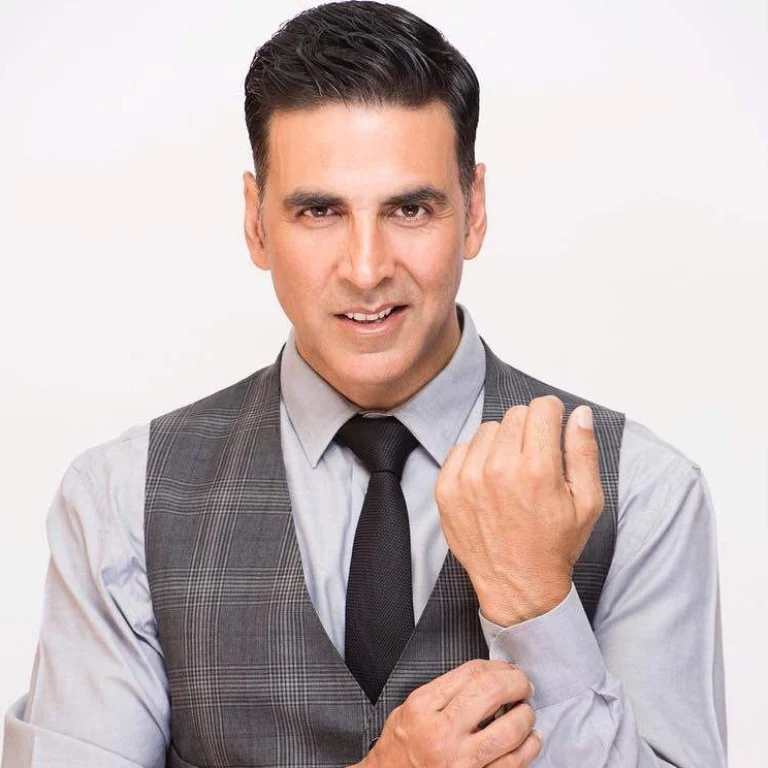
#> input picture Computer Vision Unit 2 Programing Assignment/07_Gaussian_Filter/input3.jpg, 768 x 768 px
$ python program.py
#> lines starting #> are read from the running program, lines starting #| are printed output that depends on the picture
import cv2
img = cv2.imread("input3.jpg", 0)
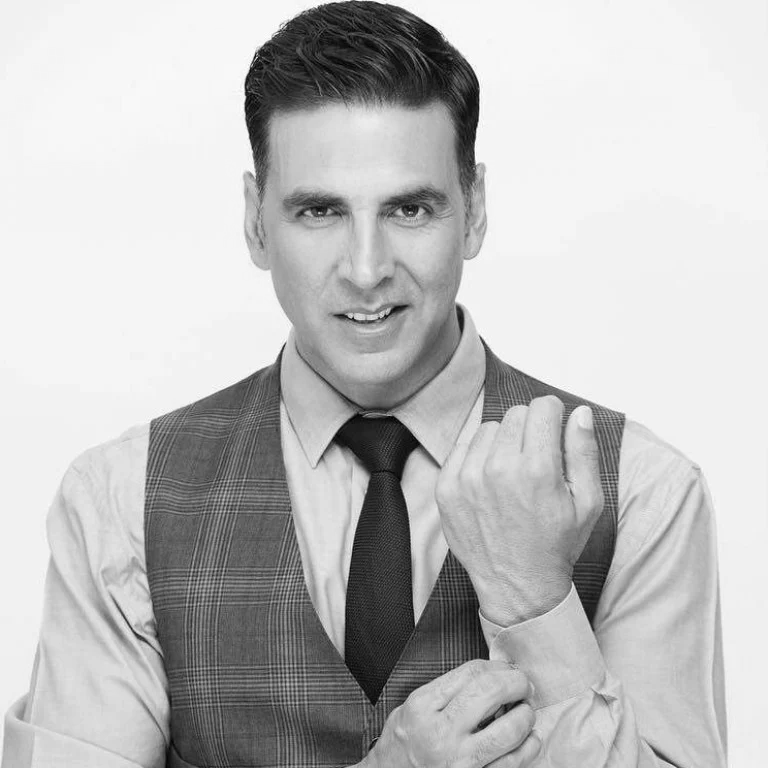
#> img: shape (768, 768); min 0, max 255, mean 190.4
gaussian = cv2.GaussianBlur(img, (5, 5), 0)
cv2.imshow("Original Image", img)
cv2.imshow("Gaussian Blur", gaussian)
cv2.imwrite("output.png", gaussian)
cv2.waitKey(0)
cv2.destroyAllWindows()
